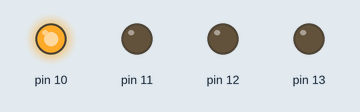
Simulated run of this sketch. Board: Arduino Uno, built with avr-gcc and run on an emulated ATmega328P. On the bench: output pins drawn as LEDs (lit = HIGH).

Above: at 0.05 s.
At 0.25 s:
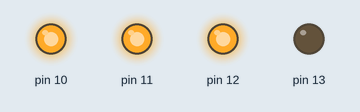
At 0.55 s:
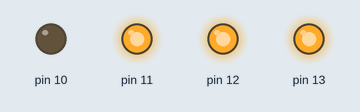
At 0.9 s:
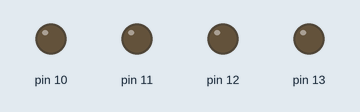
At 1.65 s:
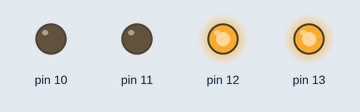
At 2.4 s:
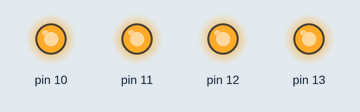
Timing chart, 0 to 3.0 s (numbered marks = the images above):
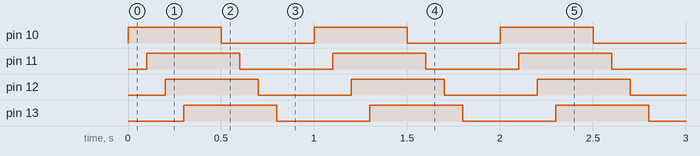

The sketch:

LED.ino
```cpp
void setup() {
  // set the mode of the pins a s GPIO and direction as OUTPUT
  pinMode(10, OUTPUT);
  pinMode(11, OUTPUT);
   pinMode(12, OUTPUT);
  pinMode(13, OUTPUT);

}

void loop() {
  // put your main code here, to run repeatedly:
  //Make LED ON
  digitalWrite(10, HIGH);
  delay(100);
  digitalWrite(11, HIGH);
  delay(100);
  digitalWrite(12, HIGH);
  delay(100);
  digitalWrite(13, HIGH);
  delay(200);
  //Make LED OFF
  digitalWrite(10, LOW);
  delay(100);
  digitalWrite(11, LOW);
  delay(100);
  digitalWrite(12, LOW);
  delay(100);
  digitalWrite(13, LOW);
  delay(200);
}
```

Measured:
- by itself, pin 10–13: alternates HIGH for 0.50 s and LOW for 0.50 s
- by itself, everything shown: repeats every 1.0 s, in 8 steps
